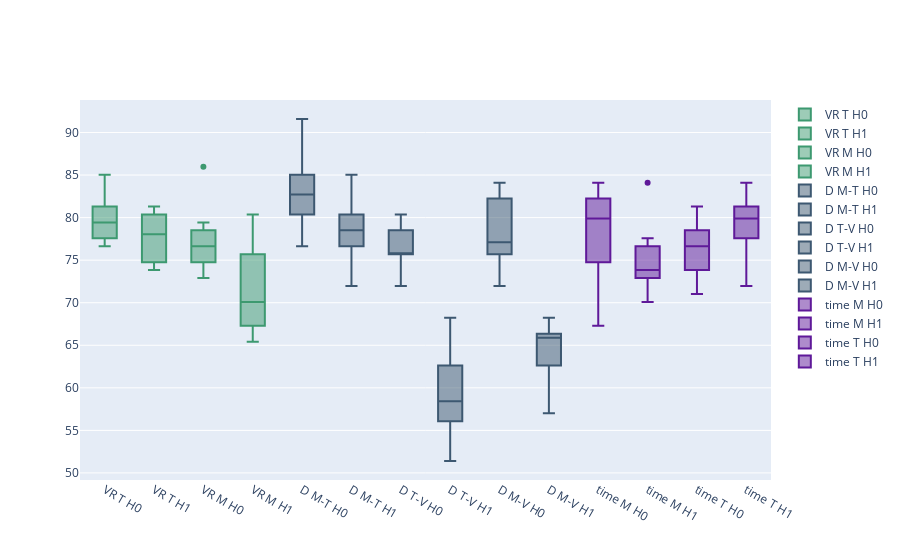

Here is the notebook cell this chart was saved with:
### Code cell
fig = go.Figure()
for i in range(14):
    fig.add_trace(
        go.Box(
            y=accs[i],
            name = names[i],
            marker_color=clrs[i],
            #boxpoints='all'
        )
    )
fig.show()

### Figure 1 — Plotly figure (JSON) as saved in the notebook; plotly's stock layout.template omitted (floating-point values rounded to 4 significant figures)
{"data": [{"marker": {"color": "#3D9970"}, "name": "VR T H0", "type": "box", "y": [76.64, 81.31, 82.24, 78.5, 80.37, 77.57, 80.37, 85.05, 76.64, 77.57]}, {"marker": {"color": "#3D9970"}, "name": "VR T H1", "type": "box", "y": [74.77, 79.44, 80.37, 73.83, 80.37, 78.5, 77.57, 73.83, 74.77, 81.31]}, {"marker": {"color": "#3D9970"}, "name": "VR M H0", "type": "box", "y": [79.44, 76.64, 85.98, 76.64, 74.77, 78.5, 76.64, 73.83, 72.9, 74.77]}, {"marker": {"color": "#3D9970"}, "name": "VR M H1", "type": "box", "y": [74.77, 69.16, 75.7, 66.36, 71.03, 67.29, 65.42, 80.37, 67.29, 77.57]}, {"marker": {"color": "#3D5871"}, "name": "D M-T H0", "type": "box", "y": [91.59, 86.92, 82.24, 84.11, 76.64, 81.31, 78.5, 83.18, 85.05, 80.37]}, {"marker": {"color": "#3D5871"}, "name": "D M-T H1", "type": "box", "y": [81.31, 80.37, 77.57, 71.96, 73.83, 76.64, 77.57, 79.44, 85.05, 80.37]}, {"marker": {"color": "#3D5871"}, "name": "D T-V H0", "type": "box", "y": [77.57, 71.96, 78.5, 74.77, 75.7, 80.37, 80.37, 75.7, 75.7, 75.7]}, {"marker": {"color": "#3D5871"}, "name": "D T-V H1", "type": "box", "y": [63.55, 62.62, 58.88, 54.21, 57.94, 60.75, 68.22, 56.07, 51.4, 56.07]}, {"marker": {"color": "#3D5871"}, "name": "D M-V H0", "type": "box", "y": [71.96, 76.64, 82.24, 77.57, 76.64, 77.57, 71.96, 84.11, 82.24, 75.7]}, {"marker": {"color": "#3D5871"}, "name": "D M-V H1", "type": "box", "y": [66.36, 67.29, 64.49, 66.36, 68.22, 65.42, 59.81, 66.36, 57.01, 62.62]}, {"marker": {"color": "#5F1999"}, "name": "time M H0", "type": "box", "y": [71.96, 67.29, 82.24, 74.77, 80.37, 76.64, 84.11, 79.44, 84.11, 80.37]}, {"marker": {"color": "#5F1999"}, "name": "time M H1", "type": "box", "y": [84.11, 75.7, 72.9, 72.9, 76.64, 77.57, 71.96, 73.83, 70.09, 73.83]}, {"marker": {"color": "#5F1999"}, "name": "time T H0", "type": "box", "y": [73.83, 71.03, 73.83, 76.64, 78.5, 71.96, 81.31, 79.44, 76.64, 78.5]}, {"marker": {"color": "#5F1999"}, "name": "time T H1", "type": "box", "y": [77.57, 81.31, 80.37, 75.7, 80.37, 71.96, 82.24, 78.5, 84.11, 79.44]}], "layout": {}}
